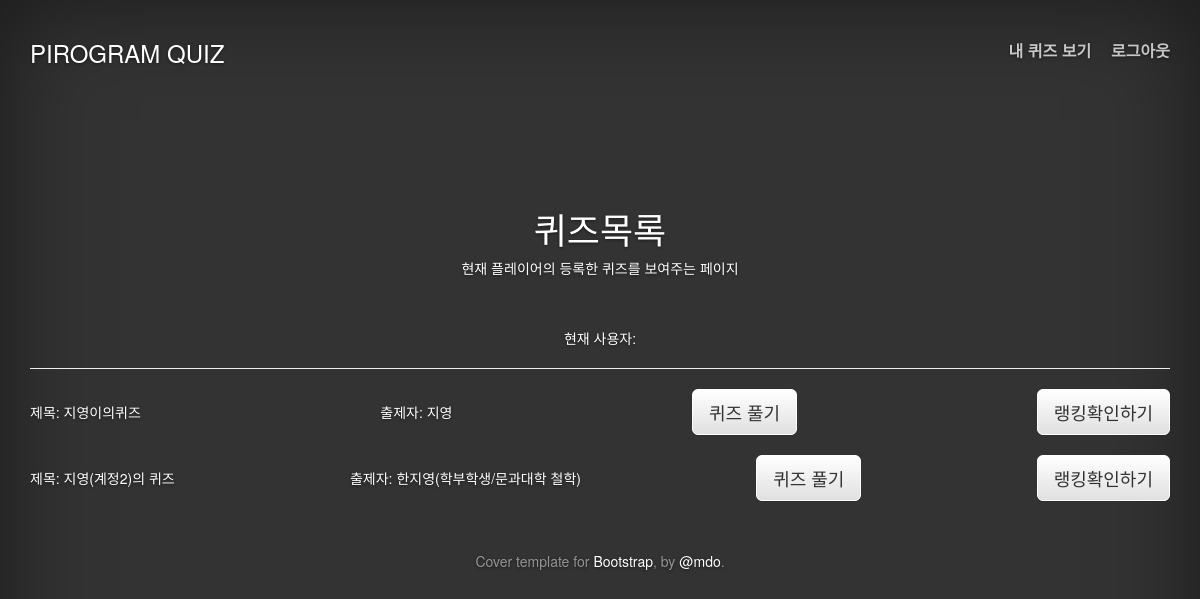
/solve_list/, run on the app's committed database.
### game/models.py (models this page shows, shortened)
class User(models.Model):
    quiz_title = models.CharField(max_length=50, default=0)
    name = models.CharField(max_length=30)
    quiz_url = models.URLField(max_length=200, null=True, blank=True, unique=True)
    answer = models.CharField(default="", max_length=10, null=True, blank=True)
    count = models.IntegerField(default="0")

### game/views.py (the view)
# urls.py: path('solve_list/', solve_list, name='solve_list'),
def solve_list(request):
    queryset = User.objects.all()
    context = {
        'users': queryset,
    }
    return render(request, 'game/solve_list.html', context=context)

### game/templates/game/solve_list.html (shortened to what this page needs)
{% extends 'game/mainpage.html' %}
{% block nav %}
<li><a href="#">내 퀴즈 보기</a></li>
<li><a href="/accounts/logout">로그아웃</a></li>
{% endblock %}
{% block content %}
    <div class="container">
    <h1>퀴즈목록</h1>
    <p class="comment">현재 플레이어의 등록한 퀴즈를 보여주는 페이지</p> <br> <br>
    <p>현재 사용자: {{ user.first_name }}</p>
    <hr>
    {% for user in users %}
        <ul>
            <li>제목: {{user.quiz_title}}</li>
            <li><a href="{% url 'game:solve' pk=user.pk %}">출제자: {{user.name}}</a></li>
            <li><a href="{% url 'game:solve' pk=user.pk %}" class="btn btn-lg btn-default">퀴즈 풀기</a></li>
            <li><a href="{% url 'game:ranking' pk=user.pk %}" class="btn btn-lg btn-default">랭킹확인하기</a></li>
        </ul> <br>
    {% endfor %}
    </div>
{% endblock %}

### game/static/game/cover.css (style rules this page uses)
a, a:focus, a:hover { color: #fff; }
.btn-default, .btn-default:hover, .btn-default:focus { color: #333; text-shadow: none; background-color: #fff; border: 1px solid #fff; }
html, body { height: 100%; background-color: #333; }
body { color: #fff; text-align: center; text-shadow: 0 1px 3px rgba(0,0,0,.5); }
.masthead-nav > li { display: inline-block; }
.masthead-nav > li + li { margin-left: 20px; }
.masthead-nav > li > a { padding-right: 0; padding-left: 0; font-size: 16px; font-weight: bold; color: #fff; color: rgba(255,255,255,.75); border-bottom: 2px solid transparent; }

### data on the page
User: quiz_title "지영이의퀴즈", name "지영"
User: quiz_title "지영(계정2)의 퀴즈", name "한지영(학부학생/문과대학 철학)"
